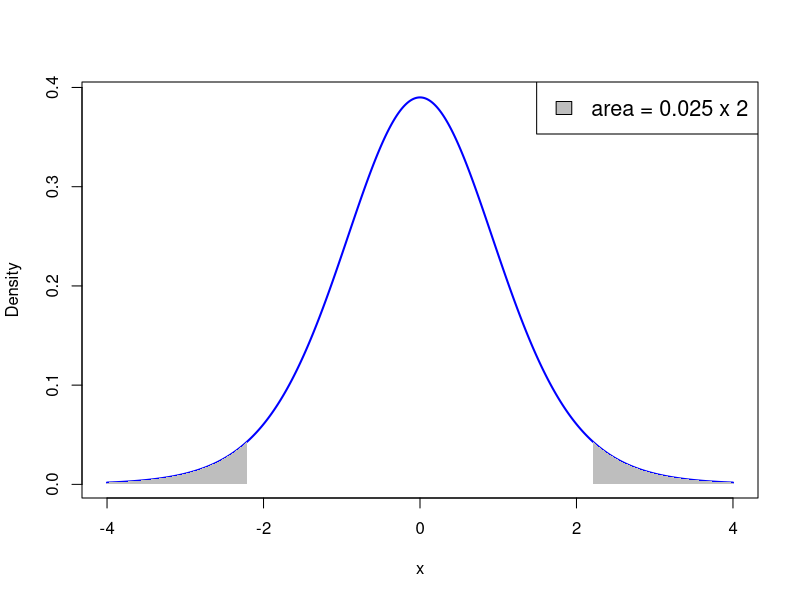
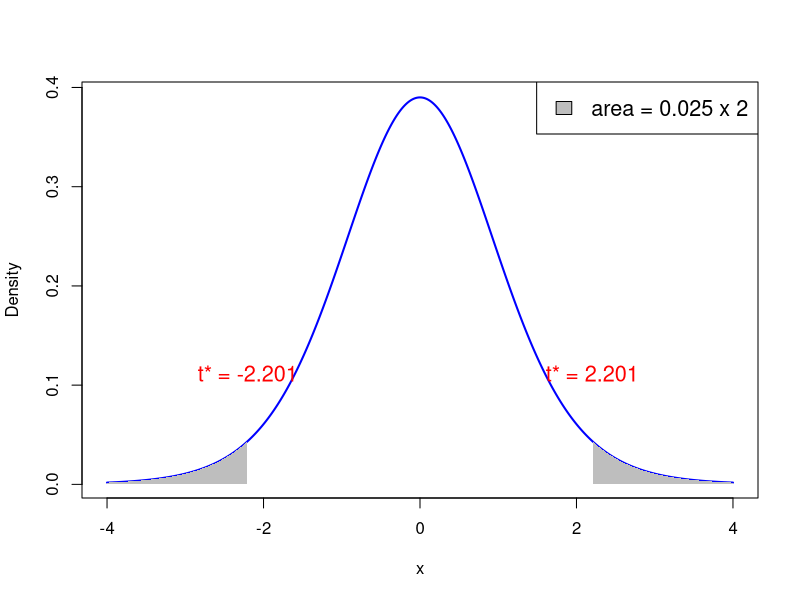
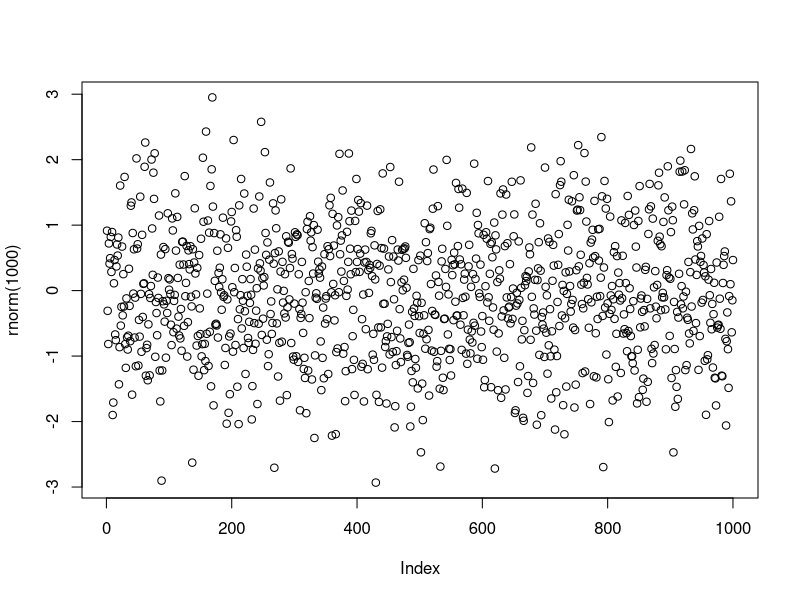
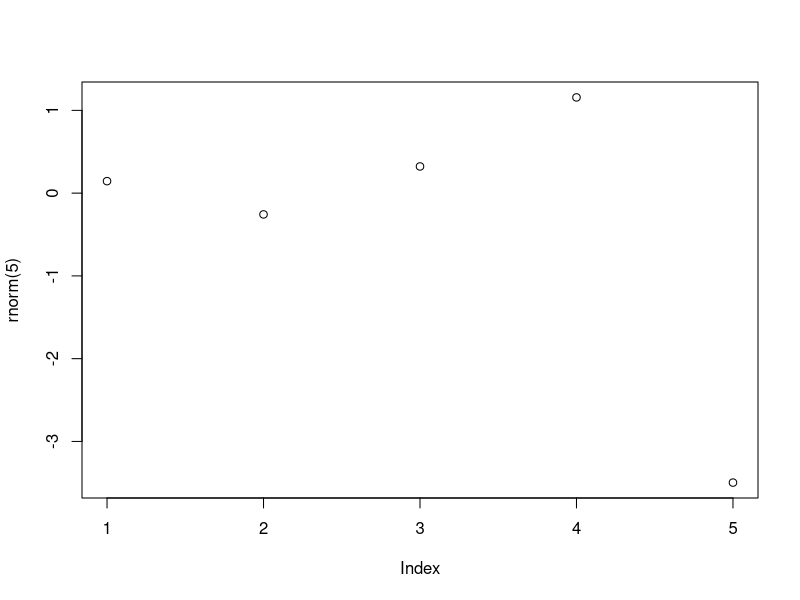
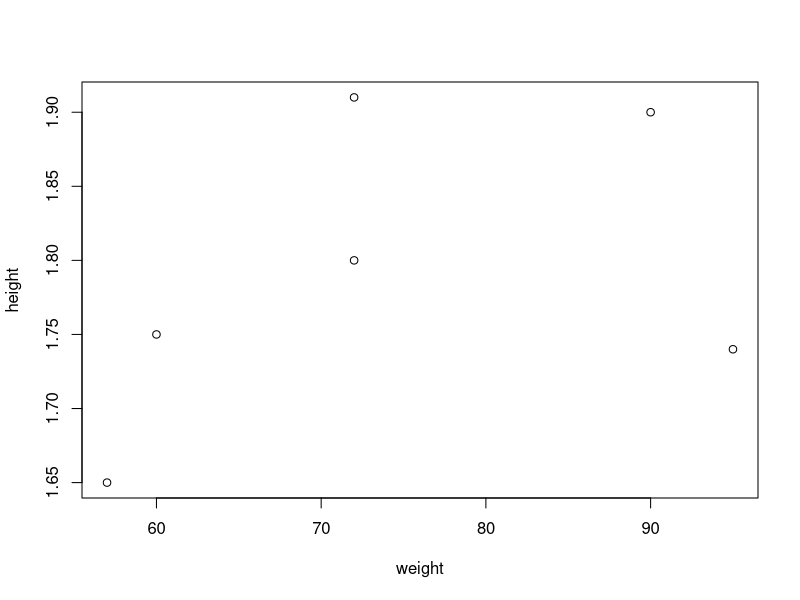
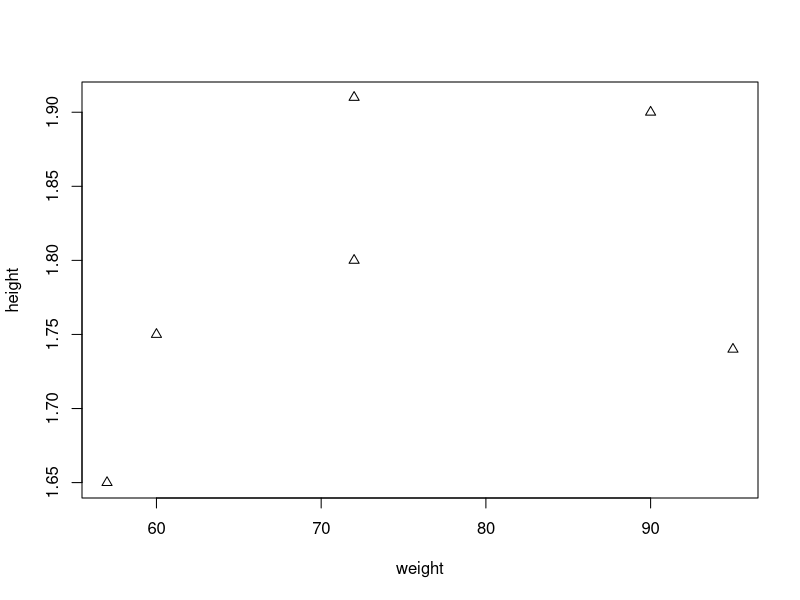
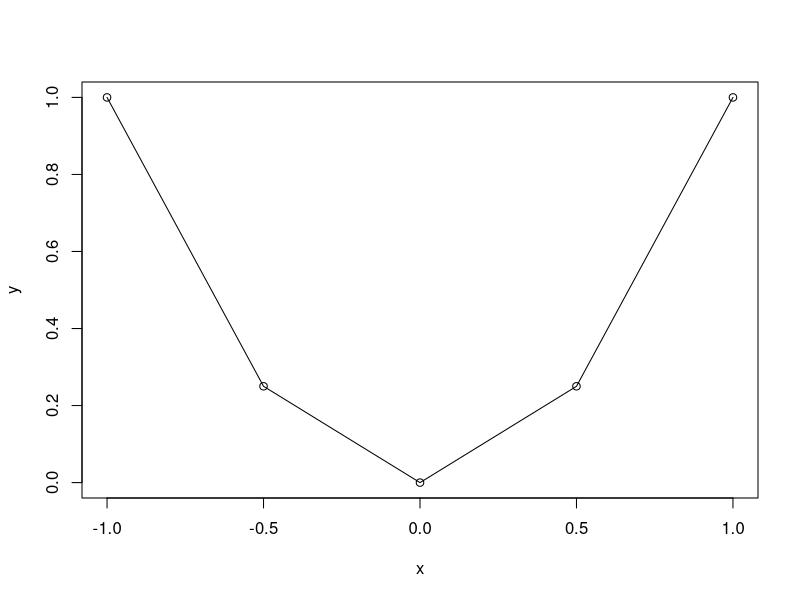
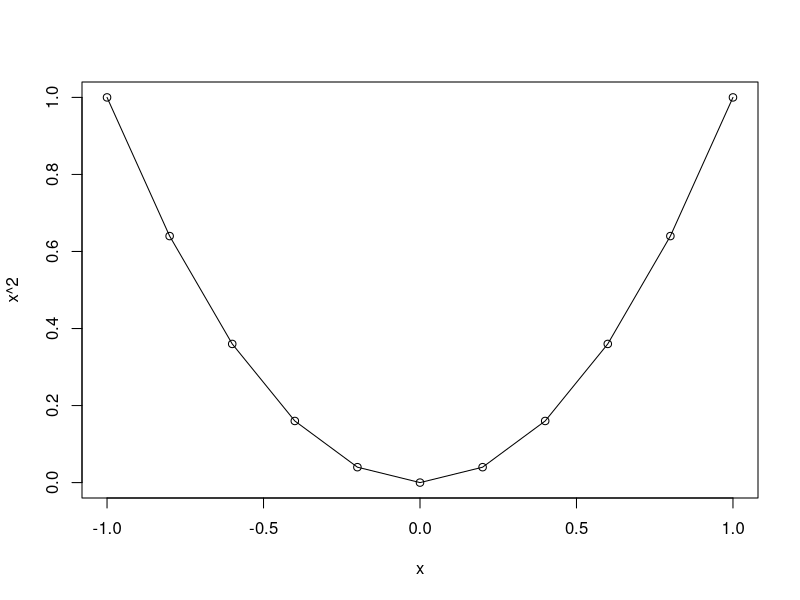

Generate these figures, in order, with R:
## ---- chunk 1
# Degrees of freedom
df <- 11

# Values for x-axis
x <- seq(-4, 4, length.out = 1000)

# Calculate PDF of t-distribution
pdf <- dt(x, df)

# Plot PDF
plot(x, pdf, type = "l", col = "blue", lwd = 2, xlab = "x", ylab = "Density")

# Shade area where p-value < 0.025
x_fill_left <- x[x <= qt(0.025, df)]
y_fill_left <- pdf[x <= qt(0.025, df)]
polygon(c(x_fill_left, rev(x_fill_left)), c(y_fill_left, rep(0, length(y_fill_left))), col = "gray", border = NA)

# Shade area where p-value > 0.975
x_fill_right <- x[x >= qt(0.975, df)]
y_fill_right <- pdf[x >= qt(0.975, df)]
polygon(c(x_fill_right, rev(x_fill_right)), c(y_fill_right, rep(0, length(y_fill_right))), col = "gray", border = NA)

# Add legend
legend("topright", legend = c("area = 0.025 x 2"), fill = "gray", cex = 1.3)


## ---- chunk 2
# Degrees of freedom
df <- 11

# Values for x-axis
x <- seq(-4, 4, length.out = 1000)

# Calculate PDF of t-distribution
pdf <- dt(x, df)

# Plot PDF
plot(x, pdf, type = "l", col = "blue", lwd = 2, xlab = "x", ylab = "Density")

# Shade area where p-value < 0.025
x_fill_left <- x[x <= qt(0.025, df)]
y_fill_left <- pdf[x <= qt(0.025, df)]
polygon(c(x_fill_left, rev(x_fill_left)), c(y_fill_left, rep(0, length(y_fill_left))), col = "gray", border = NA)

# Shade area where p-value > 0.975
x_fill_right <- x[x >= qt(0.975, df)]
y_fill_right <- pdf[x >= qt(0.975, df)]
polygon(c(x_fill_right, rev(x_fill_right)), c(y_fill_right, rep(0, length(y_fill_right))), col = "gray", border = NA)

# Add annotations for p value = 0.025 on both sides
text(qt(0.025, df), dt(qt(0.025, df), df) + 0.05, paste("t* =", round(qt(0.025, df), 4)), pos = 3, col = "red", cex = 1.3, adj = c(8.5, 4.5))
text(qt(0.975, df), dt(qt(0.975, df), df) + 0.05, paste("t* =", round(qt(0.975, df), 4)), pos = 3, col = "red", cex = 1.3, adj = c(5.5, 4.5))

# Add legend
legend("topright", legend = c("area = 0.025 x 2"), fill = "gray", cex = 1.3)


## ---- chunk 3
#| echo: true
plot(rnorm(1000))
## ---- chunk 4
#| echo: true

2 + 2
2 * 3 - 1 + 2 ^ 7
exp(-10)
log(2)
pi
sin(pi/2)

## ---- chunk 5
#| echo: true

# This is a comment in R
# Comments are ignored by R

1 + 1   # This works out the result of one plus one!
## ---- chunk 6
#| echo: true
rnorm(5)
## ---- chunk 7
#| echo: true
#| output-location: slide
plot(rnorm(5))
## ---- chunk 8
#| echo: true
# Store 2 in the variable x
x <- 2

# Print x to screen
x
## ---- chunk 9
#| echo: true
# Assign 2 to x
x <- 2

# Compute x + x and print to screen
x + x

# x still contains 2
x
## ---- chunk 10
x <- 2
print(x)
## ---- chunk 11
#| echo: true
sentence <- "Stats is great!"
print(sentence)
## ---- chunk 12
#| echo: true
sentence <- "Stats is great!"
cat(sentence)
## ---- chunk 13
#| echo: true

# Store the result of 2 + 2 in variable two.plus.two

two.plus.two <- 2 + 2

# We want to print to screen the following message:
# "The result of 2 + 2 is two.plus.two"

cat("The result of 2 + 2 is", two.plus.two)
## ---- chunk 14
# This codes sums two numbers and prints result on screen
x <- 1
y <- 2

result <- x + y

# Print the result on screen
cat("Code run successfully!")
cat("The sum of", x , "and", y, "is", result)
## ---- chunk 15
rm(list = ls())
## ---- chunk 16
#| echo: true

# Create 3 variables x, y, z
x <- 2
y <- "Dog"
z <- pi

# Workspace contains variables x, y, z
# This can be displayed by using ls()
ls()
## ---- chunk 17
#| echo: true

# Create 3 variables x, y, z
x <- 2
y <- "Dog"
z <- pi

# Remove x from workspace
rm(x)

# Now the workspace contains only y and z
ls( )
## ---- chunk 18
#| echo: true

# Create 3 variables x, y, z
x <- 2
y <- "Dog"
z <- pi

# Remove all variables from workspace
rm(list = ls())

# Let us check that the workspace is empty
ls( )
## ---- chunk 19
#| echo: true

# Constuct a vector and store it in variable "vector"
vector <- c(60, 72, 57, 90, 95, 72)

# Print vector
print(vector)
## ---- chunk 20
#| echo: true

# Constuct two vectors of radius and height of 6 cylinders
radius <- c(6, 7, 5, 9, 9, 7)
height <- c(1.7, 1.8, 1.6, 2, 1, 1.9)

# Compute the volume of each cylinder and store it in "volume"
volume <- pi * radius^2 * height

# Print volume
print(volume)
## ---- chunk 21
#| echo: true

a <- c(1, 2, 3, 4, 5, 6, 7)
b <- c(0, 1)

a + b
## ---- chunk 22
#| echo: true

vector <- c(1, 2, 3, 4, 5, 6)
scalar <- 2

# Multiplication of vector by a scalar
vector * scalar

# Summing a scalar to each component of a vector
vector + scalar
## ---- chunk 23
x <- c(1, 2, 3, 4, 5)

sum <- sum(x)
length <- length(x)

cat("Here is the vector x: (", x, ")")
cat("The components of vector x sum to", sum)
cat("The length of vector x is", length)
## ---- chunk 24
# First store the wage data into a vector
x <- c(36, 40, 46, 54, 57, 58, 59, 60, 62, 63)

# Let us compute the mean by using formula
xbar = sum(x) / length(x)

# Compute the mean by using built in R function
xbar_check = mean(x)

# We now print both results to screen
cat("Sample mean computed with formula is", xbar)
cat("Sample mean computed with R function is", xbar_check)
cat("They coincide!")
## ---- chunk 25
# Again, store the wage data into a vector
x <- c(36, 40, 46, 54, 57, 58, 59, 60, 62, 63)

# Compute the sample variance using formula
xbar = mean(x)
n = length(x)
s2 = sum( (x - xbar)^2 ) / (n - 1) 

# Compute the sample variance using built in R function
s2_check = var(x)

# We now print both results to screen
cat("Sample variance computed with formula is", s2)
cat("Sample variance computed with R function is", s2_check)
cat("They coincide!")
## ---- chunk 26
#| echo: true

# Compute the average distance from the center for rivers
sum(abs(rivers - mean(rivers))) / length(rivers)	
## ---- chunk 27
# Enter CCI data using c()
score_2007 <- c(86, 86, 88, 90, 99, 97, 97, 96, 99, 97, 90, 90)
score_2009 <- c(24, 22, 21, 21, 19, 18, 17, 18, 21, 23, 22, 21)

# Compute vector of differences in CCI
difference <- score_2007 - score_2009

# Perform t-test with null hypothesis mu0 = 0
t.test(difference, mu = 0)
## ---- chunk 28
# Enter CCI data using c()
score_2007 <- c(86, 86, 88, 90, 99, 97, 97, 96, 99, 97, 90, 90)
score_2009 <- c(24, 22, 21, 21, 19, 18, 17, 18, 21, 23, 22, 21)
difference <- score_2007 - score_2009

# Store output of t-test
t_test_result <- t.test(difference, mu = 0)

# Capture output from print
output <- capture.output(print(t_test_result))

# Print only one line of the output
cat(output[2])
## ---- chunk 29
# Enter CCI data using c()
score_2007 <- c(86, 86, 88, 90, 99, 97, 97, 96, 99, 97, 90, 90)
score_2009 <- c(24, 22, 21, 21, 19, 18, 17, 18, 21, 23, 22, 21)
difference <- score_2007 - score_2009

# Store output of t-test
t_test_result <- t.test(difference, mu = 0)

# Capture output from print
output <- capture.output(print(t_test_result))

# Print only one line of the output
cat(output[4])
## ---- chunk 30
# Enter CCI data using c()
score_2007 <- c(86, 86, 88, 90, 99, 97, 97, 96, 99, 97, 90, 90)
score_2009 <- c(24, 22, 21, 21, 19, 18, 17, 18, 21, 23, 22, 21)
difference <- score_2007 - score_2009

# Store output of t-test
t_test_result <- t.test(difference, mu = 0)

# Capture output from print
output <- capture.output(print(t_test_result))

# Print only one line of the output
cat(output[5])
## ---- chunk 31
# Enter CCI data using c()
score_2007 <- c(86, 86, 88, 90, 99, 97, 97, 96, 99, 97, 90, 90)
score_2009 <- c(24, 22, 21, 21, 19, 18, 17, 18, 21, 23, 22, 21)
difference <- score_2007 - score_2009

# Store output of t-test
t_test_result <- t.test(difference, mu = 0)

# Capture output from print
output <- capture.output(print(t_test_result))

# Print only one line of the output
cat(output[6])
## ---- chunk 32
# Enter CCI data using c()
score_2007 <- c(86, 86, 88, 90, 99, 97, 97, 96, 99, 97, 90, 90)
score_2009 <- c(24, 22, 21, 21, 19, 18, 17, 18, 21, 23, 22, 21)
difference <- score_2007 - score_2009

# Store output of t-test
t_test_result <- t.test(difference, mu = 0)

# Capture output from print
output <- capture.output(print(t_test_result))

# Print only one line of the output
cat(output[7])
cat(output[8])
## ---- chunk 33
# Enter CCI data using c()
score_2007 <- c(86, 86, 88, 90, 99, 97, 97, 96, 99, 97, 90, 90)
score_2009 <- c(24, 22, 21, 21, 19, 18, 17, 18, 21, 23, 22, 21)
difference <- score_2007 - score_2009

# Store output of t-test
t_test_result <- t.test(difference, mu = 0)

# Capture output from print
output <- capture.output(print(t_test_result))

# Print only one line of the output
cat(output[7])
cat(output[8])
## ---- chunk 34
# Enter CCI data using c()
score_2007 <- c(86, 86, 88, 90, 99, 97, 97, 96, 99, 97, 90, 90)
score_2009 <- c(24, 22, 21, 21, 19, 18, 17, 18, 21, 23, 22, 21)
difference <- score_2007 - score_2009

# Store output of t-test
t_test_result <- t.test(difference, mu = 0)

# Capture output from print
output <- capture.output(print(t_test_result))

# Print only one line of the output
cat(output[7])
cat(output[8])
## ---- chunk 35
# Enter CCI data using c()
score_2007 <- c(86, 86, 88, 90, 99, 97, 97, 96, 99, 97, 90, 90)
score_2009 <- c(24, 22, 21, 21, 19, 18, 17, 18, 21, 23, 22, 21)
difference <- score_2007 - score_2009

# Store output of t-test
t_test_result <- t.test(difference, mu = 0)

# Capture output from print
output <- capture.output(print(t_test_result))

# Print only one line of the output
cat(output[9])
cat(output[10])
cat(output[11])
## ---- chunk 36
#| echo: true
#| output-location: slide

# Store weight and height data in 2 vectors
weight <- c(60, 72, 57, 90, 95, 72)
height <- c(1.75, 1.80, 1.65, 1.90, 1.74, 1.91)

# Plot weight against height
plot(weight, height)
## ---- chunk 37
#| echo: true
#| output-location: slide

# Store weight and height data in 2 vectors
weight <- c(60, 72, 57, 90, 95, 72)
height <- c(1.75, 1.80, 1.65, 1.90, 1.74, 1.91)

# Plot weight against height using little triangles
plot(weight, height, pch = 2)
## ---- chunk 38
#| echo: true
#| output-location: slide

# Input vector for grid of x coordinates
x <- c(-1, -0.5, 0, 0.5, 1)

# Compute the function y=x^2 on the grid
y <- x^2

# Generate scatter plot of (x,y)
plot(x, y)

# Add linear interpolation
lines(x, y)
## ---- chunk 39
#| echo: true
x <- seq(from = 2, to = 20, by = 2)
print(x)
## ---- chunk 40
x <- seq(from = 1, to = 11, by = 2)
y <- seq(1, 11, 2)

cat("Vector x is: (", x, ")")
cat("Vector y is: (", y, ")")
cat("They are the same!")
## ---- chunk 41
#| echo: true

x <- seq(from = -1, to = 1, by = 0.2)
print(x)
## ---- chunk 42
#| echo: true
#| 
# Use seq() to generate x grid
x <- seq(from = -1, to = 1, by = 0.2)

# Plot the function y=x^2
plot(x, x^2)
lines(x, x^2)
## ---- chunk 43
#| echo: true
#| output-location: slide

x <- rnorm(1000)

plot(x)
## ---- chunk 44
#| echo: true
seq(1, 11, length.out = 6)
## ---- chunk 45
#| echo: true
seq(1, 11, 6)
## ---- chunk 46
my_mean <- function(vector = x) {
  
  mean_of_x <- sum(x) / length(x)
  
  return(mean_of_x)  
}

# Generate a random vector of 1000 entries from N(0,1)
x <- rnorm(1000)

# Compute mean of x with my_mean
xbar <- my_mean(x)

# Compute mean of x with built in function mean
xbar_check <- mean(x)
  
cat("Mean of x computed with my_mean is:", xbar)
cat("Mean of x computed with R mean is:", xbar_check)
cat("They coincide!")
## ---- chunk 47
#| echo: true
x <- c("Red", "Green", "Blue")
print(x)
## ---- chunk 48
#| echo: true
x <- c('Red', 'Green', 'Blue')
print(x)
## ---- chunk 49
x <- c("Red", "Green", "Blue")
print(x)
cat(x)
## ---- chunk 50
y <- c("Red Green", "Blue")
print(y)
cat(y)
## ---- chunk 51
#| echo: true

# Create logical vector
x <- c(T, T, F, T, NA)

# Print the logical vector
print(x)
## ---- chunk 52
# Generate a vector containing sequence 1 to 8
x <- seq(from = 1 , to = 8, by = 1)

# Generate vector of flags for entries strictly above 5
y <- ( x > 5 )

cat("Vector x is: (", x, ")")
cat("Entries above 5 are: (", y, ")")
## ---- chunk 53
#| echo: true
T + T
T + F
## ---- chunk 54
#| echo: true
F + F
F + T + 3
## ---- chunk 55
# Generate vector with 1000 normal entries
x <- rnorm(1000)

# Generate logical vector of entries above 0
y <- (x > 0)

# Count entries above zero
above_zero <- sum(y)

cat("Number of entries which are above the average 0 is", above_zero)
cat("This is pretty close to 500!")
## ---- chunk 56
#| echo: true

2 * NA
NA + NA
T + NA
## ---- chunk 57
#| echo: true

vector <- c("Cat", "Dog", "Mouse")

second_element <- vector[2]           # Access 2nd entry of vector

print(second_element)
## ---- chunk 58
#| echo: true

vector <- c("Cat", "Dog", "Mouse")

# We replace 2nd entry of vector with string "Horse"
vector[2] <- "Horse"

print(vector)
## ---- chunk 59
#| echo: true

vector <- c(11, 22, 33, 44, 55, 66, 77, 88, 99, 100)

# We store 1st, 3rd, 5th entries of vector in slice
slice <- vector[c(1, 3, 5)]   

print(slice)

## ---- chunk 60
#| echo: true

vector <- c(11, 22, 33, 44, 55, 66, 77, 88, 99, 100)

# We store 2nd to 7th entries of vector in slice
slice <- vector[2:7]

print(slice)
## ---- chunk 61
# Create a vector x
x <- c(11, 22, 33, 44, 55, 66, 77, 88, 99, 100)

# Print vector x
cat("Vector x is:", x)

# Delete 2nd, 3rd and 7th entries of x
x <- x[ -c(2, 3, 7) ]

# Print x again
cat("Vector x with 2nd, 3rd and 7th entries removed:", x)
## ---- chunk 62
# Create numeric vector x
x <- c(5, -2.3, 4, 4, 4, 6, 8, 10, 40221, -8)

# Get negative components from x and store them in neg_x
neg_x <- x[ x < 0 ]

cat("Vector x is:", x)
cat("Negative components of x are:", neg_x)
## ---- chunk 63
# Create numeric vector
x <- c(5, -2.3, 4, 4, 4, 6, 8, 10, 40221, -8)

# Get components between 0 and 100
range_x <- x[ (x > 0) & (x < 100) ]

cat("Vector x is:", x)
cat("Components of x between 0 and 100 are:", range_x)
## ---- chunk 64
# Create a logical flag vector
flag <- c(T, F, F, T, F)

# Indices for  flag which
true_flag <- which(flag)

cat("Flag vector is:", flag)
cat("Positions for which Flag is TRUE are:", true_flag)
## ---- chunk 65
# Create numeric vector x
x <- c(5, -2.3, 4, 4, 4, 6, 8, 10, 40221, -8)

# Print x
cat("Vector x is:", x)

# Flag positive components of x
flag_pos_x <- (x > 0)

# Remove positive components from x
 x <- x[ -which(flag_pos_x) ]

# Print x again
cat("Vector x with positive components removed:", x)
## ---- chunk 66
#| echo: true

# Generate a vector of values 1, 2, 3, 4, 5
x <- c(1, 2, 3, 4, 5)

# Print the vector
print(x)
## ---- chunk 67
#| echo: true

# Create 2 vectors
x <- c(1, 2, 3, 4, 5)
y <- c(6, 7, 8)

# Concatenate vectors x and y, and also add element 9
z <- c(x, y, 9)

# Print the resulting vector
print(z)
## ---- chunk 68
#| echo: true

# We specify a vector with 3 named entries
x <- c(first = "Red", second = "Green", third = "Blue")

# Print the named vector
print(x)
## ---- chunk 69
# Create named vector
x <- c(first = "Red", second = "Green", third = "Blue")

# Names of componenents of x are accessed via names(x)
names_x <- names(x)

# Values of componenents of x are accessed via unname(x)
values_x <- unname(x)

cat("Names of x are:", names(x))
cat("Values of x are:", unname(x))
## ---- chunk 70
#| echo: true

c(FALSE, 2)        # Converts FALSE to 0
## ---- chunk 71
#| echo: true

c(pi, "stats")     # Converts pi to string 

## ---- chunk 72
#| echo: true

c(TRUE, "stats")   # Converts TRUE to string
## ---- chunk 73
#| echo: true

# The following generates a vector of integers from 1 to 6
x <- seq(1, 6)

print(x)
## ---- chunk 74
# Generate two vectors of integers from 1 to 6
x <- seq(1, 6)
y <- 1:6

cat("Vector x is:", x)
cat("Vector y is:", y)
cat("They are the same!")
## ---- chunk 75
# Create a vector with 3 components
x <- c(2, 1, 3)

# Repeats 4 times the vector x
y <- rep(x, 4)

cat("Original vector is:", x)
cat("Original vector repeated 4 times:", y)
## ---- chunk 76
x <- c(2, 1, 3)         # Vector to replicate
y <- c(1, 2, 3)         # Vector saying how to replicate 

z <- rep(x, y)          # 1st entry of x is replicated 1 time
                        # 2nd entry of x is replicated 2 times
                        # 3rd entry of x is replicated 3 times

cat("Original vector is:", x)
cat("Original vector repeated is:", z)
## ---- chunk 77
#| echo: true

x <- c("Cat", "Dog")     # Vector to replicate

y <- rep(x, c(3, 4))     # 1st entry of x is replicated 3 times
                         # 2nd entry of x is replicated 4 times

cat("Vector of labels is:", y)
